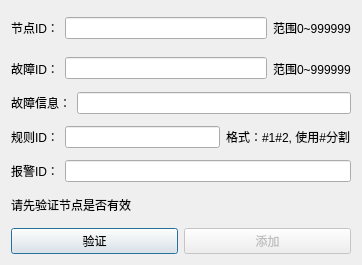
<?xml version="1.0" encoding="UTF-8"?>
<ui version="4.0">
 <class>AddTreeNodeDialog</class>
 <widget class="QDialog" name="AddTreeNodeDialog">
  <property name="windowModality">
   <enum>Qt::ApplicationModal</enum>
  </property>
  <property name="geometry">
   <rect>
    <x>0</x>
    <y>0</y>
    <width>362</width>
    <height>265</height>
   </rect>
  </property>
  <property name="windowTitle">
   <string>Dialog</string>
  </property>
  <layout class="QVBoxLayout" name="verticalLayout">
   <item>
    <layout class="QHBoxLayout" name="horizontalLayout">
     <item>
      <widget class="QLabel" name="label_7">
       <property name="text">
        <string>节点ID：</string>
       </property>
      </widget>
     </item>
     <item>
      <widget class="QLineEdit" name="lineEdit_nodeID"/>
     </item>
     <item>
      <widget class="QLabel" name="label">
       <property name="text">
        <string>范围0~999999</string>
       </property>
      </widget>
     </item>
    </layout>
   </item>
   <item>
    <layout class="QHBoxLayout" name="horizontalLayout_2">
     <item>
      <widget class="QLabel" name="label_8">
       <property name="text">
        <string>故障ID：</string>
       </property>
      </widget>
     </item>
     <item>
      <widget class="QLineEdit" name="lineEdit_errID"/>
     </item>
     <item>
      <widget class="QLabel" name="label_5">
       <property name="text">
        <string>范围0~999999</string>
       </property>
      </widget>
     </item>
    </layout>
   </item>
   <item>
    <layout class="QHBoxLayout" name="horizontalLayout_3">
     <item>
      <widget class="QLabel" name="label_3">
       <property name="text">
        <string>故障信息：</string>
       </property>
      </widget>
     </item>
     <item>
      <widget class="QLineEdit" name="lineEdit_ErrDesc"/>
     </item>
    </layout>
   </item>
   <item>
    <layout class="QHBoxLayout" name="horizontalLayout_4">
     <item>
      <widget class="QLabel" name="label_4">
       <property name="text">
        <string>规则ID：</string>
       </property>
      </widget>
     </item>
     <item>
      <widget class="QLineEdit" name="lineEdit_ruleID"/>
     </item>
     <item>
      <widget class="QLabel" name="label_2">
       <property name="text">
        <string>格式：#1#2, 使用#分割</string>
       </property>
      </widget>
     </item>
    </layout>
   </item>
   <item>
    <layout class="QHBoxLayout" name="horizontalLayout_5">
     <item>
      <widget class="QLabel" name="label_9">
       <property name="text">
        <string>报警ID：</string>
       </property>
      </widget>
     </item>
     <item>
      <widget class="QLineEdit" name="lineEdit_alarmID"/>
     </item>
    </layout>
   </item>
   <item>
    <widget class="QLabel" name="label_tishi">
     <property name="text">
      <string>请先验证节点是否有效</string>
     </property>
    </widget>
   </item>
   <item>
    <layout class="QHBoxLayout" name="horizontalLayout_6">
     <item>
      <widget class="QPushButton" name="CheckPushButton">
       <property name="text">
        <string>验证</string>
       </property>
      </widget>
     </item>
     <item>
      <widget class="QPushButton" name="addPushButton">
       <property name="enabled">
        <bool>false</bool>
       </property>
       <property name="text">
        <string>添加</string>
       </property>
      </widget>
     </item>
    </layout>
   </item>
  </layout>
 </widget>
 <resources/>
 <connections/>
</ui>
